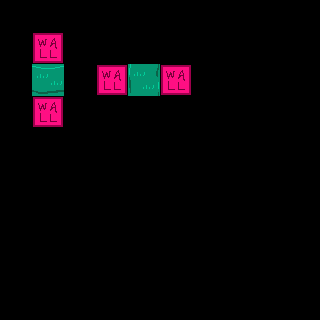

A 2D game scene composited from a Tiled map and its tileset images. What follows is a short description and the map's XML, with every tile layer's data as written:
An orthogonal 10x10 tile map with 32x32 px tiles, 3 tile layers (regions, input_terrain_top, output_terrain_top).

<map version="1.9" tiledversion="1.9.0" orientation="orthogonal" renderorder="right-down" width="10" height="10" tilewidth="32" tileheight="32" infinite="0" nextlayerid="4" nextobjectid="1">
 <tileset firstgid="1" source="../../Tilesets/forest-terrain.tsx" />
 <layer id="1" name="regions" width="10" height="10">
  <data encoding="csv">
0,0,0,0,0,0,0,0,0,0,
0,8,0,0,0,0,0,0,0,0,
0,8,0,8,8,8,0,0,0,0,
0,8,0,0,0,0,0,0,0,0,
0,0,0,0,0,0,0,0,0,0,
0,0,0,0,0,0,0,0,0,0,
0,0,0,0,0,0,0,0,0,0,
0,0,0,0,0,0,0,0,0,0,
0,0,0,0,0,0,0,0,0,0,
0,0,0,0,0,0,0,0,0,0
</data>
 </layer>
 <layer id="2" name="input_terrain_top" width="10" height="10">
  <properties>
   <property name="StrictEmpty" type="bool" value="true" />
  </properties>
  <data encoding="csv">
0,0,0,0,0,0,0,0,0,0,
0,0,0,0,0,0,0,0,0,0,
0,10,0,0,10,0,0,0,0,0,
0,0,0,0,0,0,0,0,0,0,
0,0,0,0,0,0,0,0,0,0,
0,0,0,0,0,0,0,0,0,0,
0,0,0,0,0,0,0,0,0,0,
0,0,0,0,0,0,0,0,0,0,
0,0,0,0,0,0,0,0,0,0,
0,0,0,0,0,0,0,0,0,0
</data>
 </layer>
 <layer id="3" name="output_terrain_top" width="10" height="10">
  <data encoding="csv">
0,0,0,0,0,0,0,0,0,0,
0,0,0,0,0,0,0,0,0,0,
0,24,0,0,32,0,0,0,0,0,
0,0,0,0,0,0,0,0,0,0,
0,0,0,0,0,0,0,0,0,0,
0,0,0,0,0,0,0,0,0,0,
0,0,0,0,0,0,0,0,0,0,
0,0,0,0,0,0,0,0,0,0,
0,0,0,0,0,0,0,0,0,0,
0,0,0,0,0,0,0,0,0,0
</data>
 </layer>
</map>
